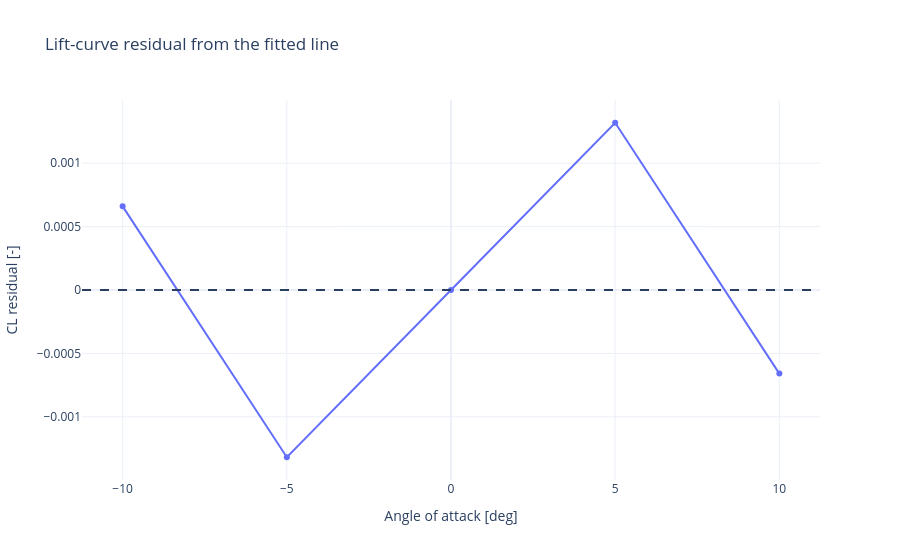

Notebook cell for this chart:
### Markdown cell above
### Diagnostic: Departure from the Local Linear Fit

The existing sweep can also be inspected through $\Delta C_L=C_L-(a\alpha+C_{L0})$. The residual describes the fit over the chosen angles, including changes in the solver response; it is not an experimental uncertainty estimate or a stall prediction.

### Code cell
fit_residuals = cl_arr - (slope_rad * angles_rad_arr + intercept)
assert np.isfinite(fit_residuals).all()
fig_fit_residuals = go.Figure(go.Scatter(
    x=angles_deg_arr, y=fit_residuals, mode='lines+markers', name='Fit residual'
))
fig_fit_residuals.add_hline(y=0, line_dash='dash')
fig_fit_residuals.update_layout(
    title='Lift-curve residual from the fitted line',
    xaxis_title='Angle of attack [deg]', yaxis_title='CL residual [-]',
    template='plotly_white',
)
fig_fit_residuals.show()

### Figure 1 — Plotly figure (JSON) as saved in the notebook; plotly's stock layout.template omitted (floating-point values rounded to 4 significant figures)
{"data": [{"mode": "lines+markers", "name": "Fit residual", "type": "scatter", "x": [-10.0, -5.0, 0.0, 5.0, 10.0], "y": [0.0006593, -0.001319, -7.263e-17, 0.001319, -0.0006593]}], "layout": {"shapes": [{"line": {"dash": "dash"}, "type": "line", "x0": 0, "x1": 1, "xref": "x domain", "y0": 0, "y1": 0, "yref": "y"}], "title": {"text": "Lift-curve residual from the fitted line"}, "xaxis": {"title": {"text": "Angle of attack [deg]"}}, "yaxis": {"title": {"text": "CL residual [-]"}}}}
